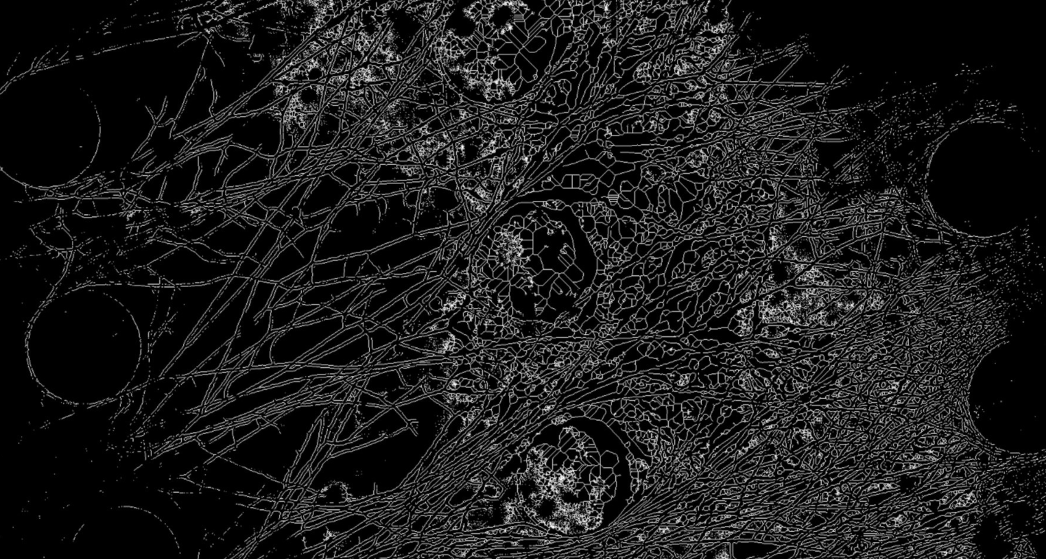
#> input picture Skeletonized_image.png, 2092 x 1118 px, given in place of S, which was not available (shown at 1/2 size)
$ python -i Noah_Parameters.py   (imports and definitions only)
#> lines starting #> are read from the running program, lines starting #| are printed output that depends on the picture; after the words box and inside, x2 and y2 are one past the last pixel; in counts of white or black regions, pixels touching at a corner belong together; pictures that were not available may be replaced by others from this repository, and a replacement may not be noted
import cv2
import numpy as np
from skimage import io, color
from skimage.filters import threshold_otsu
from skimage.morphology import skeletonize, remove_small_objects
from skimage.measure import label, regionprops
from scipy.ndimage import convolve
import matplotlib.pyplot as plt
import math
import os

# Load the grayscale image
# [1 line not run here, left out]

# [127 lines of commented-out code are left out]
def preprocess_image(image):
    """
    Preprocess the image by cropping (using a predefined polygon region),
    applying Otsu's thresholding, and binarizing the image.

    :param image: Grayscale image as a NumPy array.
    :return: Binary image as a NumPy array (1 for foreground, 0 for background).
    """
    # Define the crop points (polygon coordinates)
    crop_points = [
        (1625, 1032), (1827, 3045), (1897, 5848),
        (2614, 6323), (9328, 5879), (9875, 5354),
        (9652, 2133), (9592, 376), (1988, 780)
    ]

    # Step 1: Create a mask for non-rectangular cropping
    # Create an empty mask
    mask = np.zeros_like(image, dtype=np.uint8)

    # Define the polygon and fill it on the mask
    polygon = np.array(crop_points, dtype=np.int32)
    cv2.fillPoly(mask, [polygon], 255)  # Fill the polygon with white (255)

    # Apply the mask to the image
    image = cv2.bitwise_and(image, image, mask=mask)

    # Step 2: Apply Otsu's thresholding
    threshold = threshold_otsu(image)                                           # Compute optimal threshold using Otsu's method
    binary_image = image > threshold                                            # Binarize image using the threshold

    # Step 3: Return the binary image
    return binary_image.astype(np.uint8)                                        # Convert to uint8 for further processing

# Skeletonize Image
def skeletonize_image(binary_image):
    """
    Skeletonize a binary image to reduce structures to 1-pixel-wide lines.
    :param binary_image: Binary image as input.
    :return: Skeletonized binary image.
    """
    return skeletonize(binary_image > 0)  # Convert to boolean and skeletonize

# Remove small objects (e.g., spores or noise)
def filter_hyphae(binary_image, min_size=100):
    """
    Remove small connected components (e.g., spores or noise) to retain only large hyphae.
    :param binary_image: Binary image of the skeleton.
    :param min_size: Minimum size (in pixels) for connected components to retain.
    :return: Filtered binary image with small components removed.
    """
    labeled_image = label(binary_image)                                         # Label connected components in the image
    filtered_image = remove_small_objects(labeled_image, min_size=min_size)     # Remove small components
    return filtered_image > 0                                                   # Return as binary image (True for retained components)


# ========== VISUALIZATION FUNCTIONS ==========

# Display Image
# [72 lines left out: functions show_image, display_tips, visualize_tracked_tips, not called in this run]


# =========== HYPHAL METRICS ===========================
#=======================================================

# ========== HYPHAL TIP DETECTION ==========

# Detect endpoints

# Global CSV output folder
global_csv_folder = "function_outputs"
# [3 lines not run here, left out]


def save_to_csv(data, filepath):
    """
    Save data to a CSV file.

    :param data: List of rows to write to the CSV file.
    :param filepath: Full path to the output CSV file.
    """
    # Check if folder exists
    folder = os.path.dirname(filepath)
    if not os.path.exists(folder):
        raise FileNotFoundError(f"Folder does not exist: {folder}")

    # Save the CSV
    with open(filepath, mode="w", newline="") as csvfile:
        csv_writer = csv.writer(csvfile)
        csv_writer.writerows(data)
    print(f"Data saved to {filepath}")


import os
import numpy as np
from scipy.ndimage import convolve
from skimage.measure import label
import csv

# [43 lines left out: function find_hyphal_endpoints, not called in this run]


#DISTANCE TO REGIONS OF INTEREST
# Example: Regions of interest (e.g., spore centroids)
roi = [(100, 200), (150, 300)]  # Example coordinates
import os
import cv2
import numpy as np
import csv
# [118 lines left out: functions calculate_distances_to_roi_and_visualize, closest_point_on_line_segment, draw_dotted_line, not called in this run]

# ========== HYPHAL METRICS ==========


#TIP GROWTH RATE
import matplotlib.pyplot as plt
import os

def calculate_average_growth_rate(tracked_tips, frame_interval, time_per_frame, output_folder):
    """
    Calculate the average growth rate of hyphal tips over a specified number of frames and save a graph.

    :param tracked_tips: Dictionary with tip IDs as keys and lists of positions [(frame, y, x)] as values.
    :param frame_interval: Number of frames over which to calculate the growth rate.
    :param time_per_frame: Time difference between consecutive frames.
    :param output_folder: Folder to store the output CSV file and graph.
    :return: Dictionary with tip IDs as keys and average growth rates as values,
             and the general average growth rate for all tips.
    """
#> called with frame_interval = 2, time_per_frame = 2, output_folder = 'roi_visualizations/average_growth_rates'
    if not os.path.exists(output_folder):
        os.makedirs(output_folder)
        print(f"Output folder created: {output_folder}")

    graphs_folder = os.path.join(output_folder, "graphs")
    os.makedirs(graphs_folder, exist_ok=True)
    print(f"Graphs folder created: {graphs_folder}")

    average_growth_rates = {}
    total_growth_rates = []  # To store growth rates for all tips
    total_time = frame_interval * time_per_frame  # Total time for the specified frame interval

    for tip_id, positions in tracked_tips.items():
        growth_distances = []
        for i in range(len(positions) - frame_interval):
            # Get the positions separated by frame_interval
            _, y1, x1 = positions[i]
            _, y2, x2 = positions[i + frame_interval]

            # Calculate Euclidean distance
            distance = np.sqrt((y2 - y1) ** 2 + (x2 - x1) ** 2)
            growth_rate = distance / total_time
            growth_distances.append(growth_rate)
            total_growth_rates.append(growth_rate)  # Add to the overall growth rates

        # Calculate the average growth rate for the tip
        if growth_distances:
            average_growth_rate = sum(growth_distances) / len(growth_distances)
        else:
            average_growth_rate = 0  # If no valid growth distances are found

        average_growth_rates[tip_id] = average_growth_rate

    # Calculate the general average growth rate
    if total_growth_rates:
        general_average_growth_rate = sum(total_growth_rates) / len(total_growth_rates)
    else:
        general_average_growth_rate = 0

    # Save average growth rates to CSV
    growth_rate_data = [["Tip ID", "Average Growth Rate (µm/s)"]]
    growth_rate_data += [[tip_id, f"{rate:.3f}"] for tip_id, rate in average_growth_rates.items()]
    growth_rate_data.append([])
    growth_rate_data.append(["General Average Growth Rate", f"{general_average_growth_rate:.3f}"])

    save_to_csv(growth_rate_data, os.path.join(output_folder, "average_growth_rates.csv"))
    print("Average growth rates saved to CSV.")

    # Plot and save growth rate graph
    plt.figure(figsize=(10, 6))
    plt.bar(average_growth_rates.keys(), average_growth_rates.values(), color='blue')
    plt.xlabel("Tip ID")
    plt.ylabel("Average Growth Rate (µm/s)")
    plt.title("Average Growth Rate of Hyphal Tips")
    plt.xticks(rotation=45)
    plt.tight_layout()

    graph_path = os.path.join(graphs_folder, "average_growth_rates.png")
    plt.savefig(graph_path)
    plt.close()
    print(f"Growth rate graph saved to {graph_path}")

    return average_growth_rates, general_average_growth_rate


#TIP GROWTH ANGLE

import matplotlib.pyplot as plt
import os

def calculate_growth_angles(tracked_tips, tip_id, output_folder):
    """
    Calculate the growth angles of a specific hyphal tip over time with respect to the horizontal
    and save the results as a graph and CSV.

    :param tracked_tips: Dictionary with tip IDs as keys and lists of positions [(frame, y, x)] as values.
    :param tip_id: The ID of the tip for which growth angles should be calculated.
    :param output_folder: Folder to store the output CSV file and graph.
    :return: List of growth angles (in degrees) for the specified tip over time.
    """
    if tip_id not in tracked_tips:
        raise ValueError(f"Tip ID {tip_id} not found in tracked tips.")

    if not os.path.exists(output_folder):
        os.makedirs(output_folder)
        print(f"Output folder created: {output_folder}")

    graphs_folder = os.path.join(output_folder, "graphs")
    os.makedirs(graphs_folder, exist_ok=True)
    print(f"Graphs folder created: {graphs_folder}")

    positions = tracked_tips[tip_id]  # Get the positions of the specified tip
    growth_angles = []  # List to store growth angles

    for i in range(1, len(positions)):
        _, y1, x1 = positions[i - 1]
        _, y2, x2 = positions[i]

        # Compute differences
        delta_x = x2 - x1
        delta_y = y2 - y1

        # Calculate angle in radians and convert to degrees
        angle_radians = math.atan2(delta_y, delta_x)
        angle_degrees = math.degrees(angle_radians)

        growth_angles.append(angle_degrees)

    # Save growth angles to CSV
    growth_angle_data = [["Frame", "Growth Angle (°)"]]
    growth_angle_data += [[i + 1, f"{angle:.3f}"] for i, angle in enumerate(growth_angles)]

    csv_path = os.path.join(output_folder, f"growth_angles_tip_{tip_id}.csv")
    save_to_csv(growth_angle_data, csv_path)
    print(f"Growth angles for Tip {tip_id} saved to CSV: {csv_path}")

    # Plot and save growth angle graph
    plt.figure(figsize=(10, 6))
    plt.plot(range(1, len(growth_angles) + 1), growth_angles, marker='o', color='blue', label=f"Tip {tip_id}")
    plt.xlabel("Frame")
    plt.ylabel("Growth Angle (°)")
    plt.title(f"Growth Angles of Tip {tip_id} Over Frames")
    plt.legend()
    plt.grid(True)
    plt.tight_layout()

    graph_path = os.path.join(graphs_folder, f"growth_angles_tip_{tip_id}.png")
    plt.savefig(graph_path)
    plt.close()
    print(f"Growth angle graph for Tip {tip_id} saved to {graph_path}")

    return growth_angles


# [39 lines left out: function calculate_tip_size, not called in this run]


import matplotlib.pyplot as plt
import os

# [106 lines left out: functions track_tip_size_over_time, calculate_overall_average_tip_size, not called in this run]


#============ BRANCHING FREQUENCY ===============
import os
import csv
from scipy.spatial.distance import cdist

import matplotlib.pyplot as plt

def calculate_branching_rate(tip_positions, distance_threshold=15, output_folder="csv_outputs"):
    """
    Calculate the branching rate/frequency of fungal hyphae over time, save to a CSV file, and generate a graph.

    :param tip_positions: List of lists of (y, x) tip positions for each frame.
    :param distance_threshold: Maximum distance to consider tips as originating from the same source.
    :param output_folder: Folder path to store the CSV file and graphs.
    :return: List of branching events per frame and total branching events.
    """
#> called with distance_threshold = 15, output_folder = 'roi_visualizations/branching_rate'
    # Ensure the output folder exists
    if not os.path.exists(output_folder):
        os.makedirs(output_folder)
        print(f"Output folder created: {output_folder}")

    branching_events_per_frame = []  # List to store branching events for each frame
    total_branching_events = 0  # Total number of branching events

    # Iterate over consecutive frames
    for frame_idx in range(1, len(tip_positions)):
        current_tips = tip_positions[frame_idx]  # Tips in the current frame
        previous_tips = tip_positions[frame_idx - 1]  # Tips in the previous frame

        if not previous_tips or not current_tips:
            branching_events_per_frame.append(0)
            continue

        # Calculate distances between previous and current tips
        distances = cdist(previous_tips, current_tips)

        # For each tip in the previous frame, count the number of associated tips in the current frame
        branching_events = 0
        for i, _ in enumerate(previous_tips):
            # Find indices of current tips within the distance threshold
            matching_tips = np.where(distances[i] < distance_threshold)[0]

            # If there are more than one matching tip, it indicates branching
            if len(matching_tips) > 1:
                branching_events += len(matching_tips) - 1  # Count new branches

        # Update the branching events
        branching_events_per_frame.append(branching_events)
        total_branching_events += branching_events

    # Save the results to a CSV file
    csv_file = os.path.join(output_folder, "branching_rate.csv")
    with open(csv_file, mode="w", newline="") as csvfile:
        csv_writer = csv.writer(csvfile)
        csv_writer.writerow(["Frame", "Branching Events"])  # Header row
        csv_writer.writerows(enumerate(branching_events_per_frame))  # Frame-wise data
        csv_writer.writerow(["Total Branching Events", total_branching_events])

    # Create a graph of branching events per frame
    graph_folder = os.path.join(output_folder, "graphs")
    os.makedirs(graph_folder, exist_ok=True)
    plt.figure(figsize=(10, 6))
    plt.plot(range(1, len(branching_events_per_frame) + 1), branching_events_per_frame, marker='o', label="Branching Events")
    plt.title("Branching Events Per Frame")
    plt.xlabel("Frame")
    plt.ylabel("Branching Events")
    plt.legend()
    plt.grid()
    plt.savefig(os.path.join(graph_folder, "branching_rate_graph.png"))
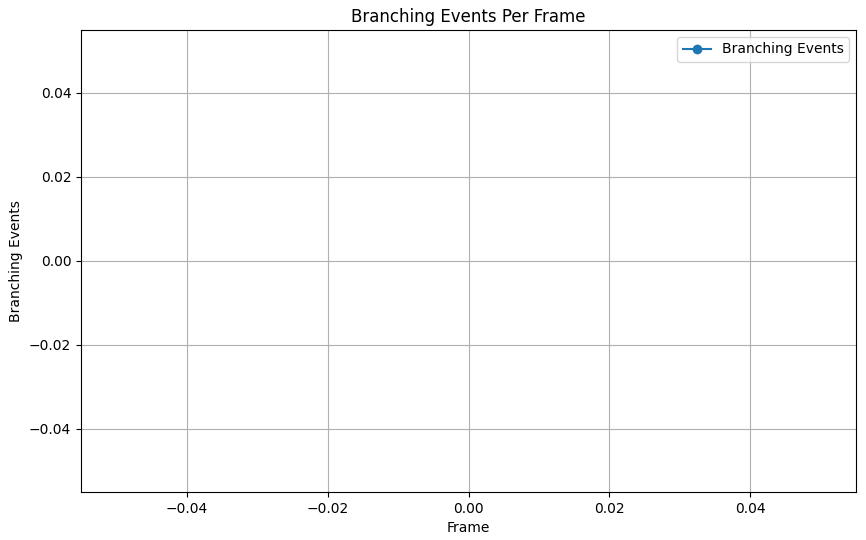
#> figure drawn by matplotlib, 1 panel
    plt.close()

    print(f"Branching rate saved to {csv_file} and graph saved to {graph_folder}")
    return branching_events_per_frame, total_branching_events


# ========== MYCELIAL METRICS ==========

# [110 lines left out: functions find_biomass, calculate_biomass_over_time, identify_spores, not called in this run]


#NUMBER/SIZE/DISTRIBUTION OF SPORES (SPHERICAL STRUCTURES)
from scipy.spatial.distance import cdist
# [122 lines left out: function track_spores_over_time, not called in this run]


# ========== SEQUENCE PROCESSING ==========

# Process a sequence of images and track tips
def process_sequence(image_files, min_size=50, distance_threshold=15): # adjust threshold as needed after testing
    """
    Process a sequence of images and track hyphal tips over time.

    :param image_files: List of file paths to the PNG images.
    :param min_size: Minimum size for connected components (filtering small noise).
    :param distance_threshold: Maximum distance to consider two tips as the same.
    :return: Dictionary of tracked tips.
    """
#> called with image_files = 'Skeletonized_image.png', min_size = 50, distance_threshold = 15
    tip_positions = []  # List to store tip positions for each frame

    for file in image_files:
        # Load and preprocess the image
        image = cv2.imread(file, cv2.IMREAD_GRAYSCALE)
#> image is the input picture: shape (1118, 2092); min 0, max 255, mean 28.2
        binary_image = preprocess_image(image)
#> in preprocess_image, `cv2.fillPoly(mask, [polygon], 255)`:
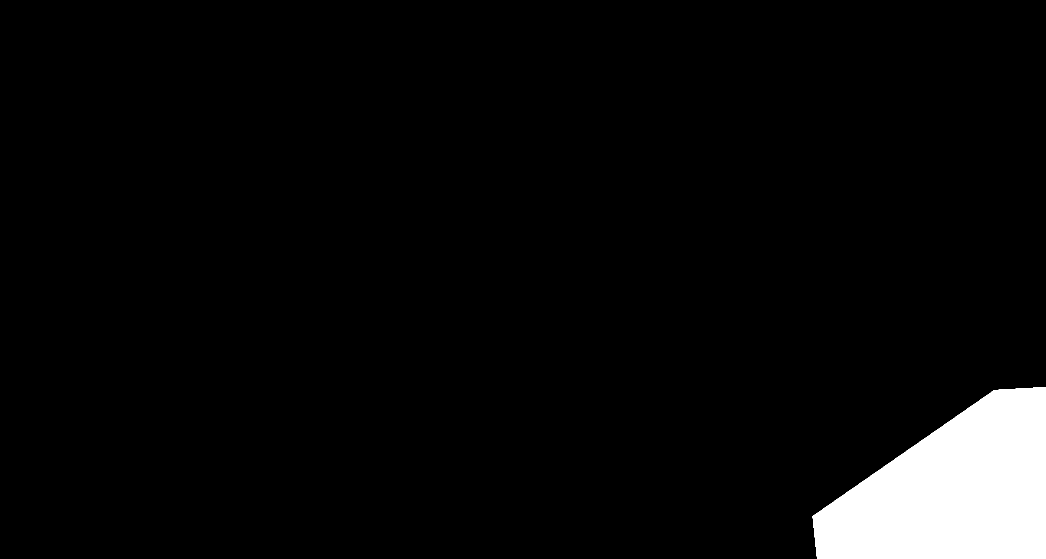
#> mask: shape (1118, 2092) (shown at 1/2 size); 4.8% white; 1 white region, box (x1, y1, x2, y2) and area: (1625, 774, 2092, 1118) 111907
#> in preprocess_image, `image = cv2.bitwise_and(image, image, mask=mask)`:
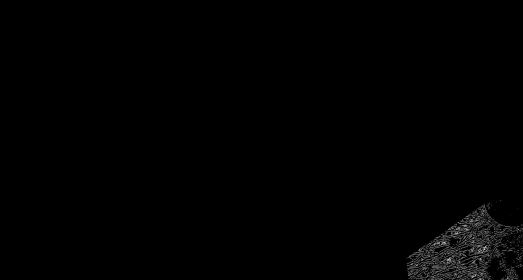
#> image: shape (1118, 2092) (shown at 1/4 size); min 0, max 255, mean 1.6
#> in preprocess_image, `threshold = threshold_otsu(image)                                     ..`: threshold = 50
#> in preprocess_image, `binary_image = image > threshold`:
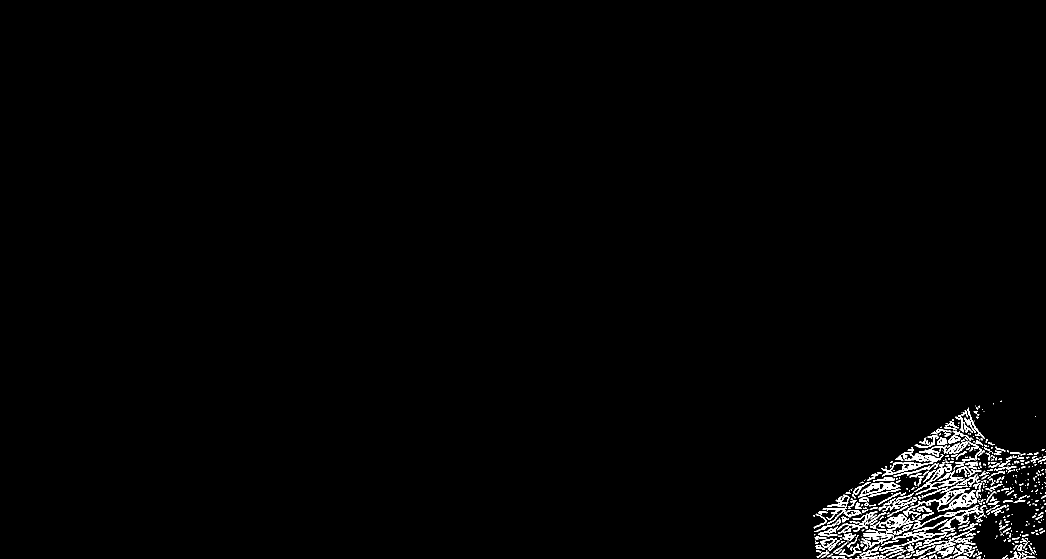
#> binary_image: shape (1118, 2092) bool (shown at 1/2 size); 1.3% white; 602 white regions (342 under 20 px), largest, box (x1, y1, x2, y2) and area: (1762, 908, 1887, 953) 985, (1876, 980, 1954, 1023) 907, (1716, 965, 1801, 996) 781
        skeleton = skeletonize_image(binary_image)
#> in skeletonize_image, `return skeletonize(binary_image > 0)`:
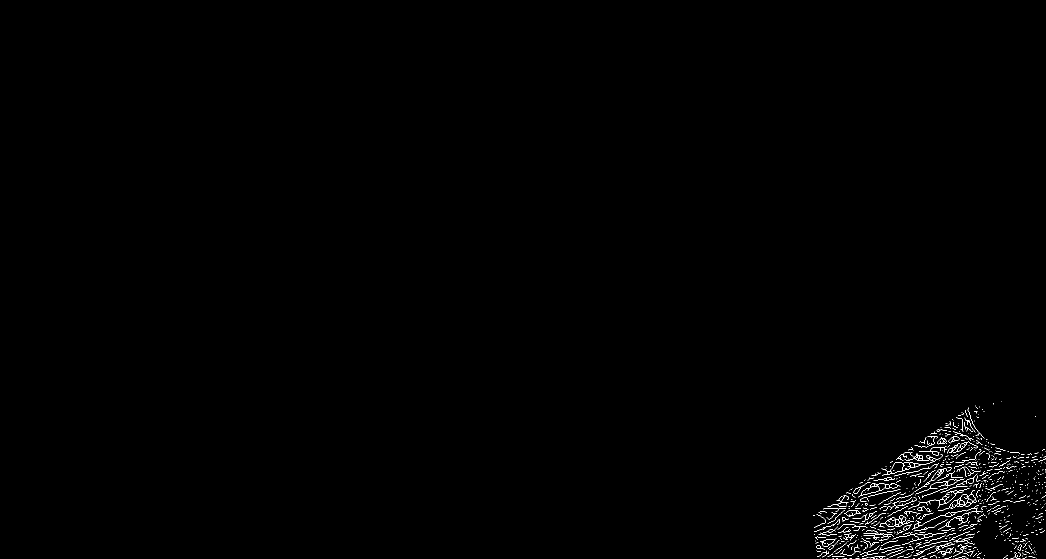
#> returned value: shape (1118, 2092) bool (shown at 1/2 size); 0.44% white in thin lines or dots, all inside (x1, y1, x2, y2) = (1626, 802, 2092, 1118)
        filtered_skeleton = filter_hyphae(skeleton, min_size=min_size)
#> in filter_hyphae, `labeled_image = label(binary_image)`:
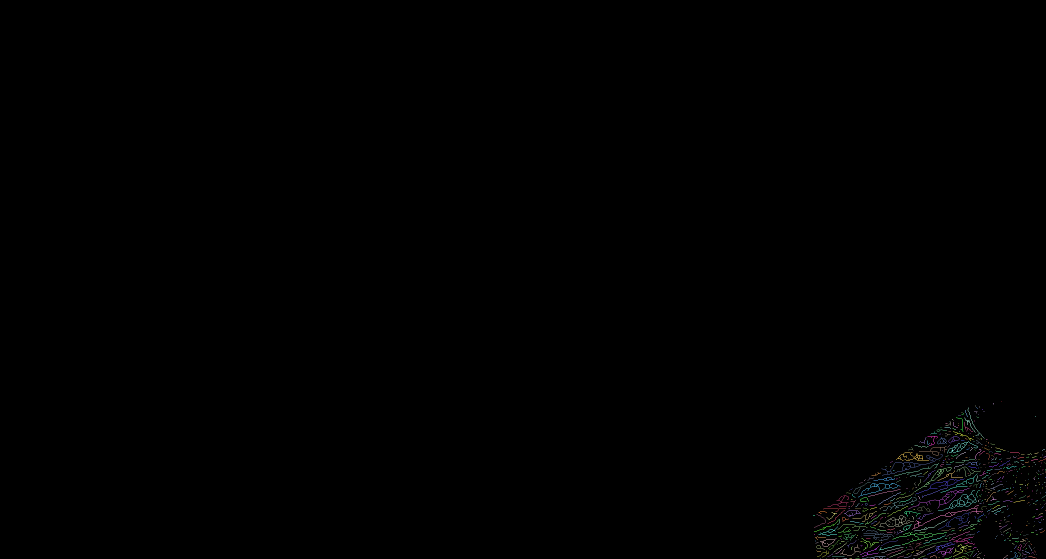
#> labeled_image: shape (1118, 2092) int32 (shown at 1/2 size); 603 distinct labels, from 0 to 602; one colour per label, 0 black
#> in filter_hyphae, `return filtered_image > 0`:
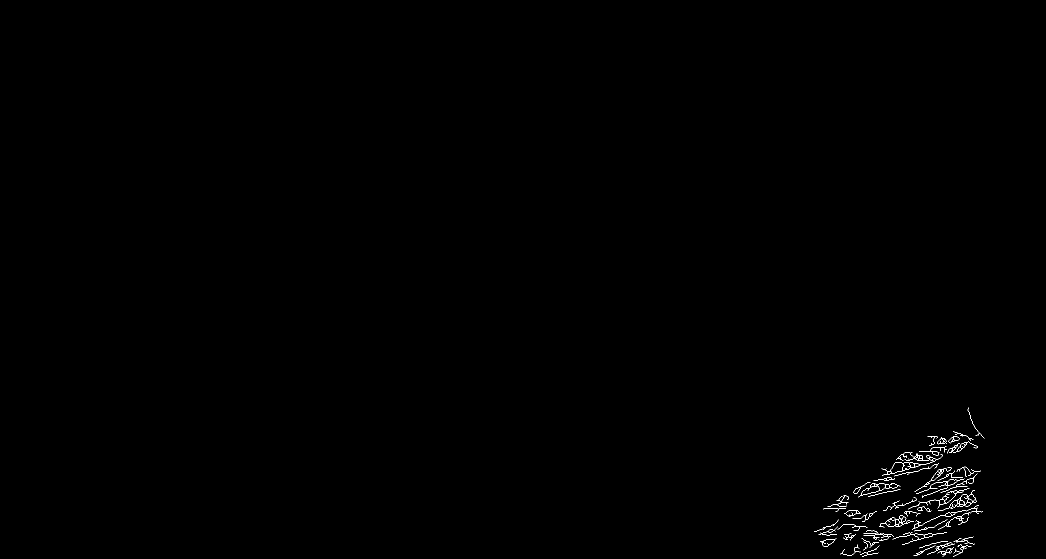
#> returned value: shape (1118, 2092) bool (shown at 1/2 size); 0.24% white in thin lines or dots, all inside (x1, y1, x2, y2) = (1628, 815, 1969, 1114)

        # Find tips in the current frame
#> (the run stopped early here; a loop or call above may not have finished)
